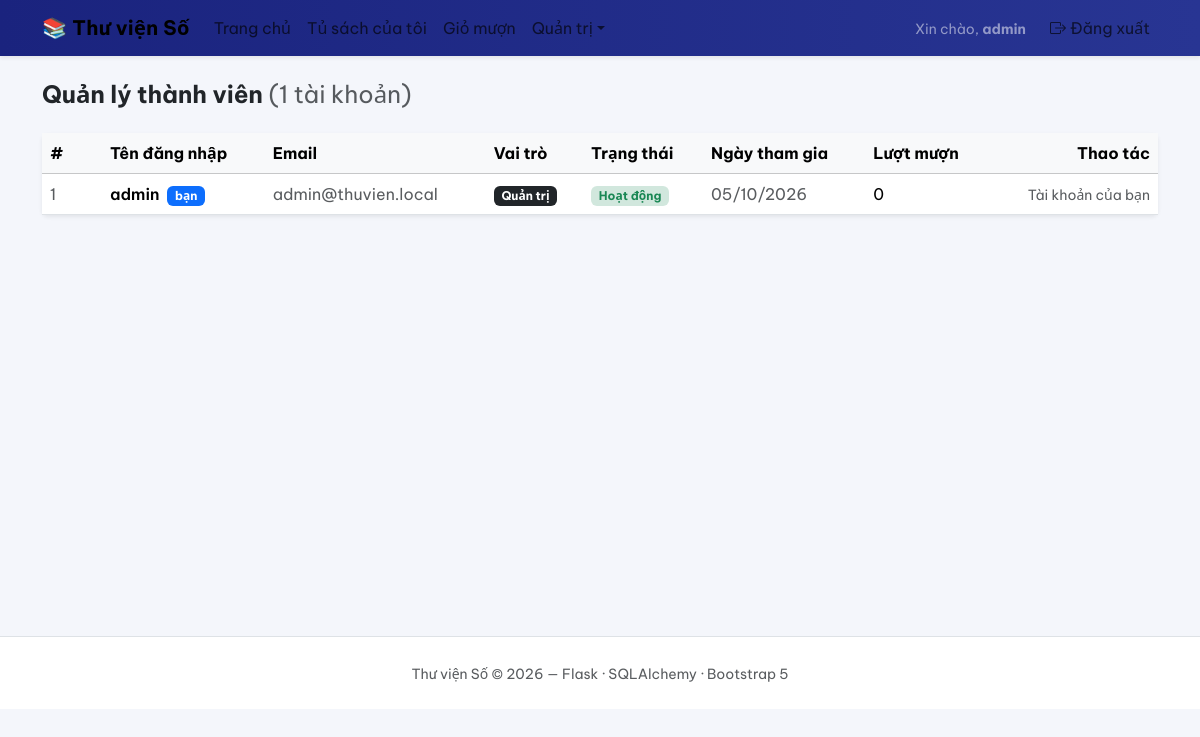
Page /admin/users (signed in) on the committed database.
### models.py (models this page shows, shortened)
class User(db.Model, UserMixin):
    __tablename__ = 'users'
    id = db.Column(db.Integer, primary_key=True)
    username = db.Column(db.String(80), unique=True, nullable=False, index=True)
    email = db.Column(db.String(120), unique=True, nullable=True)
    password_hash = db.Column(db.String(255), nullable=False)
    role = db.Column(db.String(20), nullable=False, default='user')
    is_active = db.Column(db.Boolean, nullable=False, default=True)
    created_at = db.Column(db.DateTime, default=now, nullable=False)
    borrow_requests = db.relationship('BorrowRequest', back_populates='user', lazy='dynamic')
    reviews = db.relationship('Review', back_populates='author', lazy='dynamic')
    @property
    def is_admin(self):
        return self.role == 'admin'

### admin.py (the view)
@admin_bp.route('/users')
@admin_required
def users():
    rows = (
        db.session.query(User, db.func.count(BorrowRequest.id))
        .outerjoin(BorrowRequest, BorrowRequest.user_id == User.id)
        .group_by(User.id)
        .order_by(User.created_at.desc(), User.id.desc())
        .all()
    )
    items = [{'user': user, 'borrows': cnt} for user, cnt in rows]
    return render_template('admin/users.html', items=items)

### admin.py (called while the page is built)
def admin_required(view):
    @wraps(view)
    @login_required
    def wrapper(*args, **kwargs):
        if not current_user.is_admin:
            abort(403)
        return view(*args, **kwargs)
    return wrapper

### templates/admin/users.html (shortened to what this page needs)
{% extends 'base.html' %}
{% block content %}
<h1 class="h4 fw-bold mb-4">
  Quản lý thành viên <span class="text-muted fw-normal">({{ items|length }} tài khoản)</span>
</h1>
<div class="card border-0 shadow-sm">
  <div class="table-responsive">
    <table class="table align-middle mb-0">
      <thead class="table-light">
        <tr>
          <th style="width: 60px;">#</th>
          <th>Tên đăng nhập</th>
          <th>Email</th>
          <th>Vai trò</th>
          <th>Trạng thái</th>
          <th>Ngày tham gia</th>
          <th>Lượt mượn</th>
          <th class="text-end">Thao tác</th>
        </tr>
      </thead>
      <tbody>
        {% for item in items %}
        <tr>
          <td class="text-muted">{{ loop.index }}</td>
          <td class="fw-semibold">
            {{ item.user.username }}
            {% if item.user.id == current_user.id %}
            <span class="badge bg-primary ms-1">bạn</span>
            {% endif %}
          </td>
          <td class="text-muted">{{ item.user.email or '—' }}</td>
          <td>
            {% if item.user.is_admin %}
            <span class="badge bg-dark">Quản trị</span>
            {% else %}
            <span class="badge bg-light text-dark border">Thành viên</span>
            {% endif %}
          </td>
          <td>
            {% if item.user.is_active %}
            <span class="badge bg-success-subtle text-success">Hoạt động</span>
            {% else %}
            <span class="badge bg-danger-subtle text-danger">Đã khóa</span>
            {% endif %}
          </td>
          <td class="text-muted">{{ item.user.created_at|fmt_date }}</td>
          <td>{{ item.borrows }}</td>
          <td class="text-end">
            {% if item.user.id != current_user.id %}
            <form method="post"
                  action="{{ url_for('admin.user_toggle', user_id=item.user.id) }}"
                  data-confirm="{{ 'Mở khóa' if not item.user.is_active else 'Khóa' }} tài khoản “{{ item.user.username }}”?">
              <button class="btn btn-sm {{ 'btn-success' if not item.user.is_active else 'btn-outline-warning' }}">
                {{ 'Mở khóa' if not item.user.is_active else 'Khóa' }}
              </button>
            </form>
            {% else %}
            <span class="text-muted small">Tài khoản của bạn</span>
            {% endif %}
          </td>
        </tr>
        {% endfor %}
      </tbody>
    </table>
  </div>
</div>
{% endblock %}

### templates/base.html (shortened to what this page needs)
<!doctype html>
<html lang="vi">
<head>
  <link href="https://cdn.jsdelivr.net/npm/bootstrap@5.3.3/dist/css/bootstrap.min.css" rel="stylesheet">
  <link href="https://cdn.jsdelivr.net/npm/bootstrap-icons@1.11.3/font/bootstrap-icons.min.css" rel="stylesheet">
  <link href="{{ url_for('static', filename='css/style.css') }}" rel="stylesheet">
</head>
<body>
<nav class="navbar navbar-expand-lg sticky-top shadow-sm">
  <div class="container">
    <a class="navbar-brand fw-bold" href="{{ url_for('user.home') }}">📚 Thư viện Số</a>
    <div class="collapse navbar-collapse" id="mainNav">
      <ul class="navbar-nav me-auto">
        <li class="nav-item">
          <a class="nav-link" href="{{ url_for('user.home') }}">Trang chủ</a>
        </li>
        {% if current_user.is_authenticated %}
          {% if has_endpoint('user.dashboard') %}
          <li class="nav-item">
            <a class="nav-link" href="{{ url_for('user.dashboard') }}">Tủ sách của tôi</a>
          </li>
          {% endif %}
          {% if has_endpoint('user.cart') %}
          <li class="nav-item">
            <a class="nav-link position-relative" href="{{ url_for('user.cart') }}">
              Giỏ mượn
            </a>
          </li>
          {% endif %}
        {% endif %}
        {% if current_user.is_authenticated and current_user.is_admin %}
        <li class="nav-item dropdown">
          <a class="nav-link dropdown-toggle" href="#" data-bs-toggle="dropdown" aria-expanded="false">Quản trị</a>
        </li>
        {% endif %}
      </ul>
      <ul class="navbar-nav align-items-lg-center">
        {% if current_user.is_authenticated %}
        <li class="nav-item">
          <span class="navbar-text me-3 text-white-50 small d-none d-lg-inline">
            Xin chào, <b>{{ current_user.username }}</b>
          </span>
        </li>
        <li class="nav-item">
          <a class="nav-link" href="{{ url_for('auth.logout') }}"><i class="bi bi-box-arrow-right me-1"></i>Đăng xuất</a>
        </li>
        {% else %}
        <li class="nav-item"><a class="nav-link" href="{{ url_for('auth.login') }}">Đăng nhập</a></li>
        <li class="nav-item ms-lg-2">
          <a class="btn btn-light btn-sm fw-semibold" href="{{ url_for('auth.register') }}">Đăng ký miễn phí</a>
        </li>
        {% endif %}
      </ul>
    </div>
  </div>
</nav>
<div class="container py-4 main-container">
  {% block content %}{% endblock %}
</div>
<footer class="text-center py-4 text-muted bg-white border-top">
  <small>Thư viện Số © 2026 — Flask · SQLAlchemy · Bootstrap 5</small>
</footer>
</body>
</html>

### static/css/style.css (style rules this page uses)
:root { --primary: #1a237e; --primary-2: #283593; --accent: #ffb300; --bg: #f4f6fb; }
body { background: var(--bg); font-family: 'Be Vietnam Pro', system-ui, -apple-system, 'Segoe UI', Roboto, sans-serif; }
.main-container { min-height: calc(100vh - 220px); }
.navbar { background: linear-gradient(90deg, var(--primary), var(--primary-2)); }
.navbar-brand { letter-spacing: .3px; }

### rows in the picture
User: username "admin", user.username "admin", user "admin@thuvien.local", user.created_at|fmt_date "05/10/2026"

### other values in the picture
{{ items|length }} "1"
{{ item.borrows }} "0"
